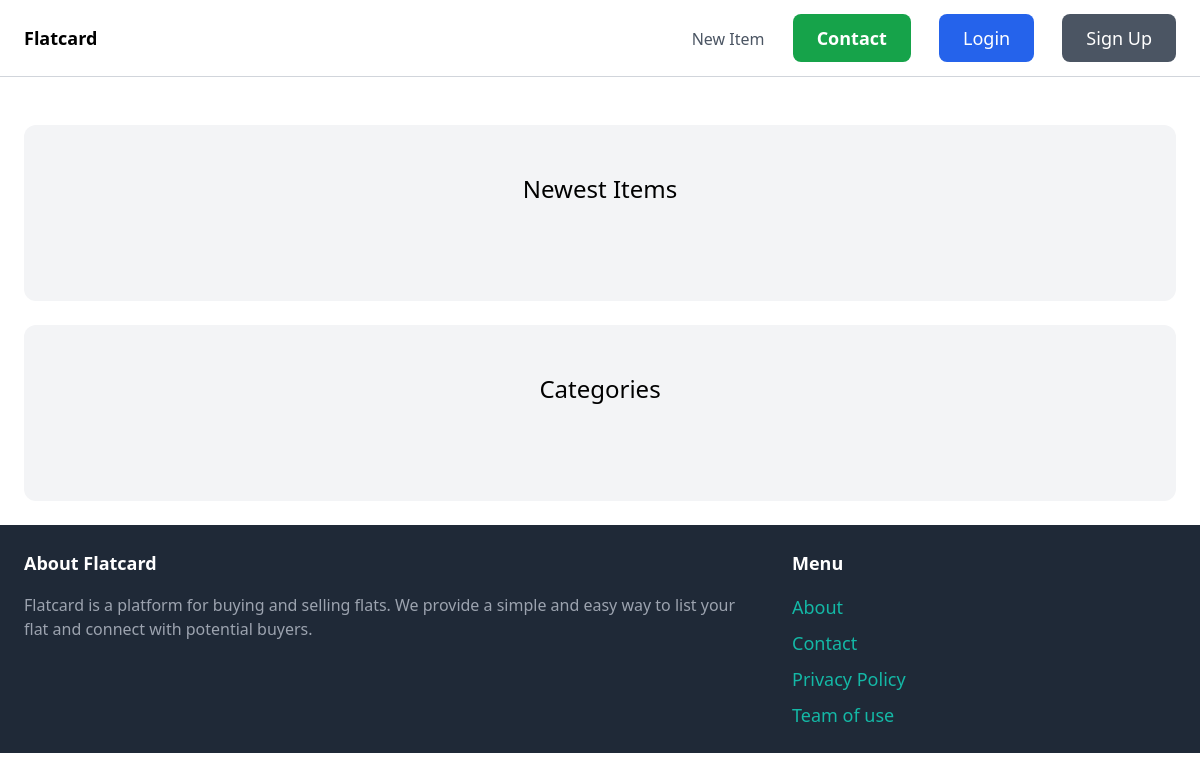
/, run on an earlier commit of the app's database.
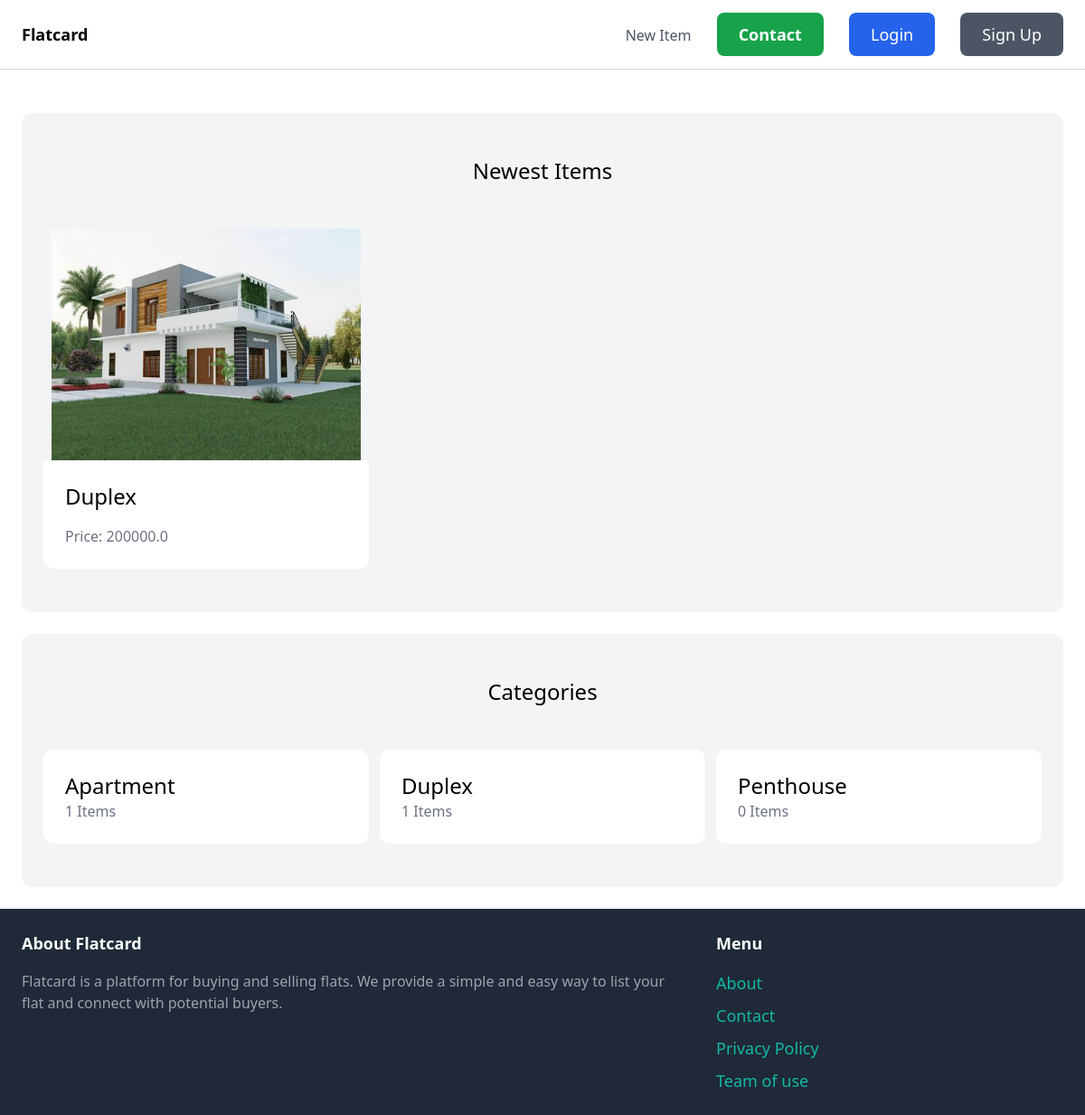
And on a later commit of the database.
### items/models.py (models this page shows, shortened)
class Item(models.Model):
    category = models.ForeignKey(Category, related_name='items', on_delete=models.CASCADE)
    name = models.CharField(max_length=300)
    description = models.TextField(blank=True, null=True)
    price = models.FloatField()
    is_sold = models.BooleanField(default=False)
    created_by = models.ForeignKey(User, related_name='items', on_delete=models.CASCADE)
    created_at = models.DateTimeField(auto_now_add=True)
    image = models.ImageField(upload_to='items_images', blank=True, null=True)
    "image = models.ImageField(upload_to='items_images', blank=True, null=True)"

class Category(models.Model):
    name = models.CharField(max_length=300)
    class Meta:
        ordering = ('name',)
        verbose_name_plural = 'Categories'

### flatax/views.py (the view)
# urls.py: path('', index, name='index'),
def index(request):
    items = Item.objects.filter(is_sold=False)[:6]
    categories = Category.objects.all()
    return render(request, 'core/index.html', {
        'items': items,
        'categories': categories
    })

### flatax/templates/core/index.html (shortened to what this page needs)
{% extends 'core/base.html' %}
{% block content %}
    <div class="mt-6 px-6 py-12 bg-gray-100 rounded-xl">
      <h2 class="mb-12 text-2xl text-center">Newest Items</h2>
      <div class="grid grid-cols-3 gap-3">
        {% for item in items %}
           <div>
               <a href="{% url 'items:detail' item.id %}">
                    <div>
                        {% if item.image %}
                            <img src="{{ item.image.url }}" class="w-full h-64 object-contain bg-gray-100 rounded-t-xl text-center">
                        {% else %}
                            <div class="w-full h-64 bg-gray-200 rounded-t-xl flex items-center justify-center text-gray-500">
                            </div>
                        {% endif %}
                    </div>
                    <div class="p-6 bg-white rounded-b-xl">
                        <h2 class="text-2xl">{{ item.name }}</h2>
                        <p class="mt-4 text-gray-500">Price: {{ item.price }}</p>
                    </div>
               </a>
            </div>
        {% endfor %}
        </div>
      </div>
      <div class="mt-6 px-6 py-12 bg-gray-100 rounded-xl">
          <h2 class="mb-12 text-2xl text-center">Categories</h2>
          <div class="grid grid-cols-3 gap-3">
            {% for category in categories %}
                <div class="p-6 bg-white rounded-xl">
                    <a href="#">
                        <h2 class="text-2xl">{{ category.name }}</h2>
                        <p class="text-gray-500">{{ category.items.count }} Items</p>
                    </a>
                </div>
            {% endfor %}
          </div>
      </div>
{% endblock %}

What changed in the data, as far as the page shows it:
added Item: image (picture), name "Duplex", price "200000.0"
added Category: name "Apartment", items.count "1"
added Category: name "Duplex", items.count "1"
added Category: name "Penthouse", items.count "0"
